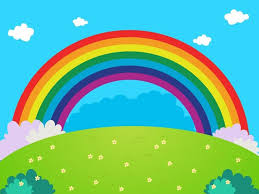
#> input picture TEMA 2/ACTIVIDAD 4 - TEMA 2/2.png, 259 x 194 px
$ jupyter execute --allow-errors Ejercicios.ipynb
#> lines starting #> are read from the running program, lines starting #| are printed output that depends on the picture
ACTIVIDAD INDIVIDUAL

1. Realiza una investigación científica sobre el filtro Bayer aplicado en el procesamiento digital de imágenes, el porque se aplica y como proviene; de la misma manera realizando código lista las versiones de filtro Bayer en cv2 y aplicalos en tus imágenes seleccionadas.

[cell 1]
import cv2
import matplotlib.pyplot as plt
import numpy as np

bayer_image = cv2.imread('2.png', cv2.IMREAD_GRAYSCALE)
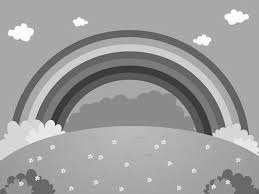
#> bayer_image: shape (194, 259); min 37, max 255, mean 157.2

bgr_image = cv2.cvtColor(bayer_image, cv2.COLOR_BAYER_BG2BGR)
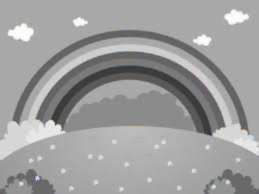
#> bgr_image: shape (194, 259, 3); mean B, G, R 157.4, 157.3, 157.3

#> (the rest of this cell did not finish here and is left out)

2. Aplica las transformaciones de YUV2RGB, RGB2YUV y viceversa a la imagen seleccionada

[cell 2]
import cv2
import numpy as np
import matplotlib.pyplot as plt

image = cv2.imread('2.png', cv2.COLOR_BGR2RGB)
#> image is the input picture: shape (194, 259, 3); mean B, G, R 148, 186.3, 105.9
yuv_image = cv2.cvtColor(image, cv2.COLOR_RGB2YUV)
#> yuv_image: shape (194, 259, 3); mean of channels 0, 1, 2 165.7, 98.6, 112.4

rgb_vicerversa = cv2.cvtColor(yuv_image, cv2.COLOR_YUV2RGB)

fig, axes = plt.subplots(1, 3, figsize=(15, 5))

axes[0].imshow(image)
axes[0].set_title('Imagen Original RGB')
axes[0].axis('off')

axes[1].imshow(yuv_image[..., 0], cmap='gray')
axes[1].set_title('Imagen YUV')
axes[1].axis('off')

axes[2].imshow(rgb_vicerversa)
axes[2].set_title('RGB Viceversa')
axes[2].axis('off')

plt.show()
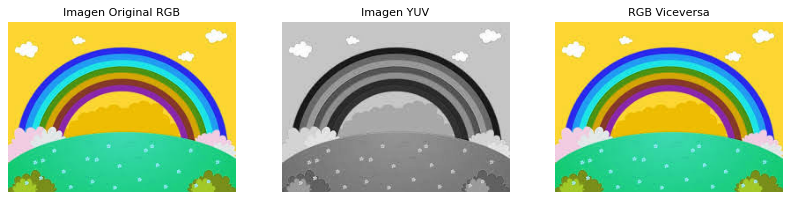
#> figure drawn by matplotlib, 3 panels; B, G, R data is drawn as R, G, B
